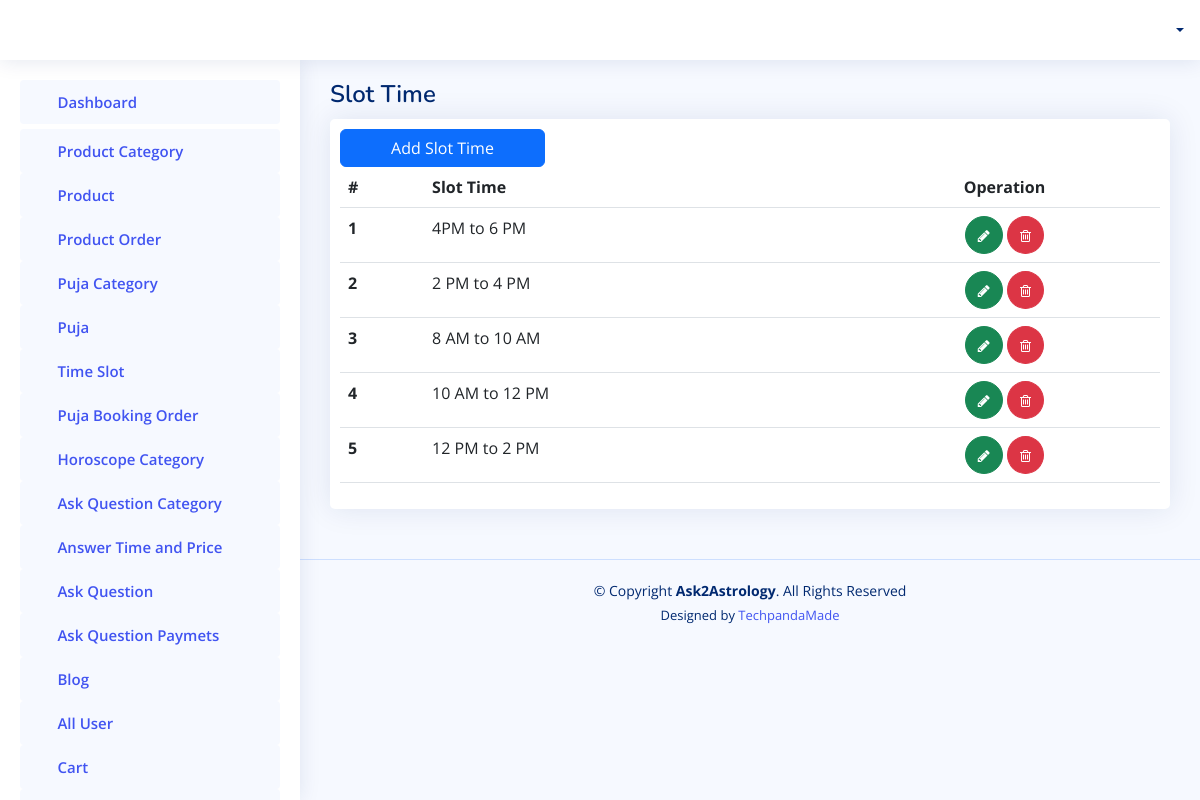
Page /admin-panel/getslottime/ on the committed database.
### adminapp/models.py (models this page shows, shortened)
class PoojaSlot(models.Model):
    slottime = models.CharField(max_length=10, null=True)

### adminapp/views.py (the view)
# urls.py: path('getslottime/',views.GetAllTimeSlot),
def GetAllTimeSlot(request):
    slot =PoojaSlot.objects.all().order_by('-id')
    return render(request, "admintemp/slottime.html", {'slot':slot})

### templates/admintemp/slottime.html (shortened to what this page needs)
{% extends 'admintemp/index.html' %}
{% load static %}
  {% block content %}
  <main id="main" class="main">
    <div class="pagetitle">
      <h1>Slot Time</h1>
    </div>
    <section class="section">
      <div class="row">
        <div class="col-lg-12">
          <div class="card">
            <div class="card-body" style="padding:10px;">
              <a href="/admin-panel/addslottime/"><button type="submit" class="btn btn-primary col-md-3">Add Slot Time</button></a>
              <table class="table">
                <thead>
                  <tr>
                    <th scope="col">#</th>
                    <th scope="col">Slot Time</th>
                    <th scope="col" style="text-align: center;">Operation</th>
                  </tr>
                </thead>
                <tbody>
                  {% for ky in slot %}
                  <tr>
                    <th scope="row">{{forloop.counter}}</th>
                    <td>{{ ky.slottime }}</td>
                    <td style="text-align: center;"><a class="btn btn-success" style="border-radius:50%;" href="{% url 'update_slt' id=ky.id %}"> <i class="fa fa-pencil" style="font-size: 14px;"> </i> </a>
                      <label for="confirmation-checkbox"><span class="btn btn-danger" style="border-radius:50%;" ><i class="fa fa-trash-o" style="font-size: 14px;"></i></span></label>
                    </td>
                    </tr>
                  {% endfor %}
                </tbody>
              </table>
            </div>
          </div>
      </div>
    </section>
  </main>
  {% endblock content %}

### static/assets2/css/style.css (style rules this page uses)
:root { scroll-behavior: smooth; }
body { font-family: "Open Sans", sans-serif; background: #f6f9ff; color: #444444; }
a { color: #4154f1; text-decoration: none; }
h1, h2, h3, h4, h5, h6 { font-family: "Nunito", sans-serif; }
#main { margin-top: 60px; padding: 20px 30px; transition: all 0.3s; }
.pagetitle { margin-bottom: 10px; }
.pagetitle h1 { font-size: 24px; margin-bottom: 0; font-weight: 600; color: #012970; }
.card { margin-bottom: 30px; border: none; border-radius: 5px; box-shadow: 0px 0 30px rgba(1, 41, 112, 0.1); }
.card-body { padding: 0 20px 20px 2 0px; }
@media (min-width: 1200px) { #main, #footer { margin-left: 300px; } }

### rows in the picture
PoojaSlot: slottime "4PM to 6 PM"
PoojaSlot: slottime "2 PM to 4 PM"
PoojaSlot: slottime "8 AM to 10 AM"
PoojaSlot: slottime "10 AM to 12 PM"
PoojaSlot: slottime "12 PM to 2 PM"
